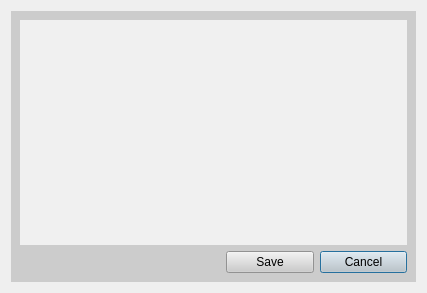
<?xml version="1.0" encoding="UTF-8"?>
<ui version="4.0">
 <class>displayObject</class>
 <widget class="QDialog" name="displayObject">
  <property name="geometry">
   <rect>
    <x>0</x>
    <y>0</y>
    <width>427</width>
    <height>293</height>
   </rect>
  </property>
  <property name="windowTitle">
   <string>Dialog</string>
  </property>
  <layout class="QGridLayout" name="gridLayout_2">
   <item row="0" column="0">
    <widget class="QWidget" name="widget" native="true">
     <property name="styleSheet">
      <string notr="true">background-color: rgb(204, 204, 204);</string>
     </property>
     <layout class="QGridLayout" name="gridLayout">
      <item row="1" column="2">
       <widget class="QPushButton" name="Cancel">
        <property name="text">
         <string>Cancel</string>
        </property>
       </widget>
      </item>
      <item row="0" column="0" colspan="3">
       <widget class="QLabel" name="label">
        <property name="styleSheet">
         <string notr="true">background-color: rgb(240, 240, 240);</string>
        </property>
        <property name="text">
         <string/>
        </property>
       </widget>
      </item>
      <item row="1" column="1">
       <widget class="QPushButton" name="Save">
        <property name="text">
         <string>Save</string>
        </property>
       </widget>
      </item>
      <item row="1" column="0">
       <widget class="QLabel" name="numOfObject">
        <property name="minimumSize">
         <size>
          <width>200</width>
          <height>0</height>
         </size>
        </property>
        <property name="styleSheet">
         <string notr="true">font: 10pt &quot;MS Shell Dlg 2&quot;;</string>
        </property>
        <property name="text">
         <string/>
        </property>
       </widget>
      </item>
     </layout>
    </widget>
   </item>
  </layout>
 </widget>
 <resources/>
 <connections/>
</ui>
